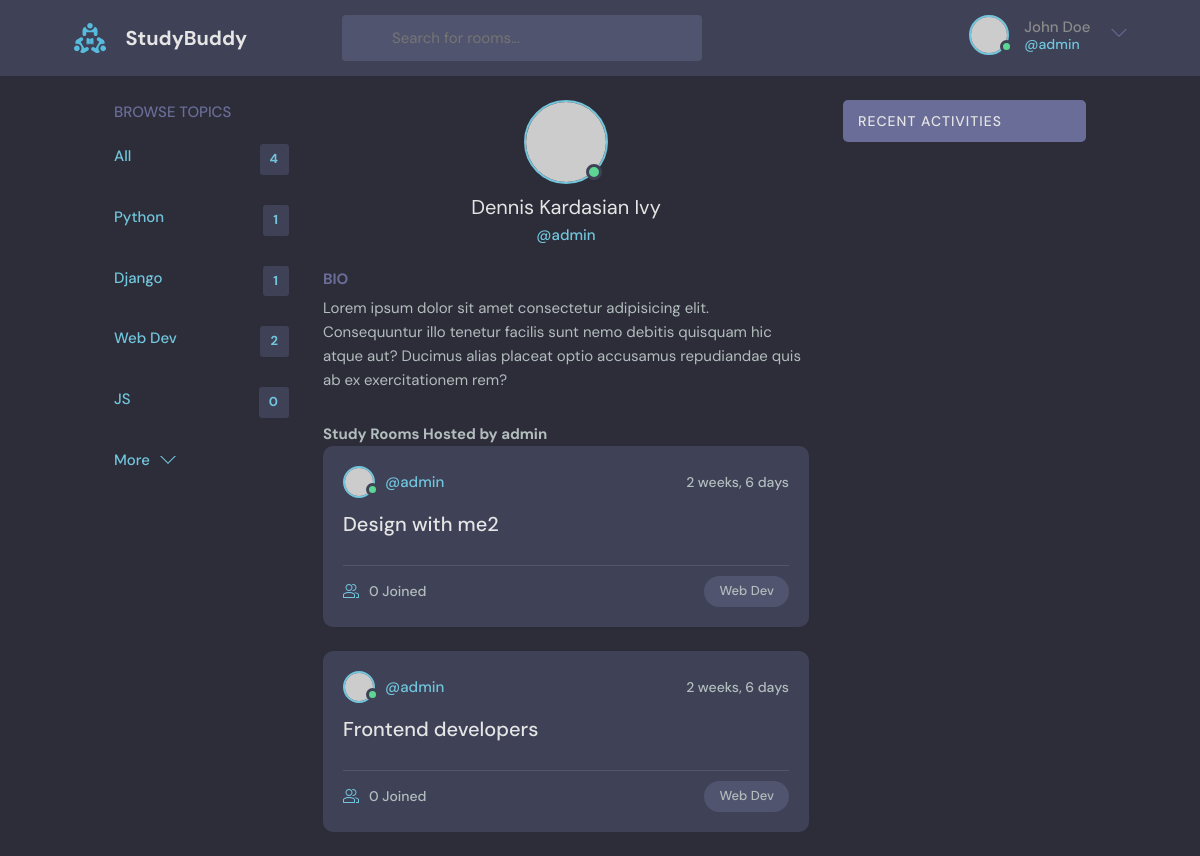
Page /profile/1/ on the committed database.
### core/models.py (models this page shows, shortened)
class Topic(models.Model):
    name = models.CharField(max_length=200)
    def __str__(self):
        return self.name

class Room(models.Model):
    host = models.ForeignKey(User, on_delete=models.SET_NULL, null=True)
    topic = models.ForeignKey(Topic, on_delete=models.SET_NULL, null=True)
    name = models.CharField(max_length=150)
    description = models.TextField(max_length=500, blank=True, null=True)
    participants = models.ManyToManyField(User, related_name='participants', blank=True)
    created = models.DateTimeField(auto_now_add=True)
    updated = models.DateTimeField(auto_now=True)
    class Meta:
        ordering = ['-updated', '-created']

### core/views.py (the view)
# urls.py: path('profile/<str:pk>/', views.user_profile, name='user-profile'),
def user_profile(request, pk):
    user = User.objects.get(id=pk)
    rooms = user.room_set.all()
    user_messages = user.message_set.all()
    topics = Topic.objects.all()
    context = {
        'user': user,
        'rooms': rooms,
        'room_messages': user_messages,
        'topics': topics
    }
    return render(request, 'profile.html', context)

### templates/profile.html (shortened to what this page needs)
{% extends 'base.html' %}
{% block content %}
    <main class="profile-page layout layout--3">
        <div class="container">
            {% include 'topic_component.html' %}
            <div class="roomList">
                <div class="profile">
                    <div class="profile__avatar">
                        <div class="avatar avatar--large active">
                            <img src="https://randomuser.me/api/portraits/men/11.jpg" alt=""/>
                        </div>
                    </div>
                    <div class="profile__info">
                        <h3>Dennis Kardasian Ivy</h3>
                        <p>@{{ user.username }}</p>
                    </div>
                    <div class="profile__about">
                        <h3>Bio</h3>
                        <p>
                            Lorem ipsum dolor sit amet consectetur adipisicing elit. Consequuntur illo tenetur
                            facilis sunt nemo debitis quisquam hic atque aut? Ducimus alias placeat optio
                            accusamus repudiandae quis ab ex exercitationem rem?
                        </p>
                    </div>
                </div>
                <div>
                    <h2>Study Rooms Hosted by {{ user }}
                    </h2>
                </div>
                {% include 'feed_component.html' %}
            </div>
            {% include 'activity_component.html' %}
        </div>
    </main>
{% endblock content %}

### templates/base.html (shortened to what this page needs)
<!DOCTYPE html>
{% load static %}
<html lang="en">
<head>
    <link rel="stylesheet" href="{% static '/css/style.css' %}"/>
</head>
<body>
{% include 'navbar.html' %}
<div class="container">
    {% block content %}
    {% endblock content %}
</div>
</body>
</html>

### templates/navbar.html (shortened to what this page needs)
{% load static %}
<header class="header header--loggedIn">
    <div class="container">
        <a href="/" class="header__logo">
            <img src="{% static 'assets/logo.svg' %}" alt=""/>
            <h1>StudyBuddy</h1>
        </a>
        <form class="header__search" method="GET" action="{% url 'home' %}">
            <label>
                <svg xmlns="http://www.w3.org/2000/svg" width="32" height="32" viewBox="0 0 32 32">
                </svg>
                <input name="q" placeholder="Search for rooms..."/>
            </label>
        </form>
        <nav class="header__menu">
            {% if user.is_authenticated %}
                <div class="header__user">
                    <a href="{% url 'edit-user' %}">
                        <div class="avatar avatar--medium active">
                            <img src="https://randomuser.me/api/portraits/men/37.jpg" alt=""/>
                        </div>
                        <p>John Doe <span>@{{ user.username }}</span></p>
                    </a>
                    <button class="dropdown-button">
                        <svg xmlns="http://www.w3.org/2000/svg" width="32" height="32"
                             viewBox="0 0 32 32">
                            <title>chevron-down</title>
                            <path d="M16 21l-13-13h-3l16 16 16-16h-3l-13 13z"></path>
                        </svg>
                    </button>
                </div>
            {% else %}
                <a href="{% url 'login' %}">
                    <img src="{% static 'assets/avatar.svg' %}" alt=""/>
                    <p>Login</p>
                </a>
            {% endif %}
        </nav>
    </div>
</header>

### templates/topic_component.html
<div class="topics">
	<div class="topics__header">
		<h2>Browse Topics</h2>
	</div>
	<ul class="topics__list">
		<li>
			<a href="{% url 'home' %}" class="active">All <span>{{ topics.count }}</span></a>
		</li>
		{% for topic in topics %}
			<li>
				<a href="{% url 'home' %}?q={{ topic.name }} " class="active">{{ topic.name }}
					<span>{{ topic.room_set.all.count }}</span></a>
			</li>
		{% endfor %}
	</ul>
	<a class="btn btn--link" href="{% url 'topics' %}">
		More
		<svg version="1.1" xmlns="http://www.w3.org/2000/svg" width="32" height="32" viewBox="0 0 32 32">
			<title>chevron-down</title>
			<path d="M16 21l-13-13h-3l16 16 16-16h-3l-13 13z"></path>
		</svg>
	</a>
</div>

### templates/feed_component.html (shortened to what this page needs)
	{% for room in rooms %}
		<div class="roomListRoom">
			<div class="roomListRoom__header">
				<a href="{% url 'user-profile' room.host.id %}" class="roomListRoom__author">
					<div class="avatar avatar--small active">
						<img src="https://randomuser.me/api/portraits/men/11.jpg" alt=""/>
					</div>
					<span>@{{ room.host.username }}</span>
				</a>
				<div class="roomListRoom__actions">
					<span>{{ room.created|timesince }}</span>
				</div>
			</div>
			<div class="roomListRoom__content">
				<a href="{% url 'room' room.id %}">{{ room.name }}</a>
			</div>
			<div class="roomListRoom__meta">
				<a class="roomListRoom__joined">
					{{ room.participants.all.count }} Joined
				</a>
				<p class="roomListRoom__topic">{{ room.topic }}</p>
			</div>
		</div>
	{% endfor %}

### templates/activity_component.html (shortened to what this page needs)
<div class="activities">
	<div class="activities__header">
		<h2>Recent Activities</h2>
	</div>
</div>

### rows in the picture
Topic: name "Python", room_set.all.count "1"
Topic: name "Django", room_set.all.count "1"
Topic: name "Web Dev", room_set.all.count "2"
Topic: name "JS", room_set.all.count "0"
Room: host.username "admin", created "2 weeks, 6 days", name "Design with me2", participants.all.count "0", topic "Web Dev"
Room: host.username "admin", created "2 weeks, 6 days", name "Frontend developers", participants.all.count "0", topic "Web Dev"

### other values in the picture
{{ user.username }} "admin"
{{ topics.count }} "4"
{{ user }} "admin"
